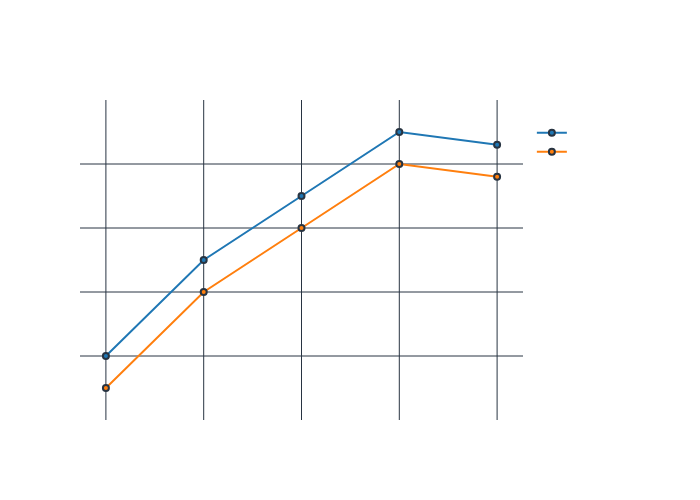

The cell this chart's notebook holds for it:
### Code cell
# Simulated data for training and validation performance over epochs
epochs = ['Epoch 1', 'Epoch 2', 'Epoch 3', 'Epoch 4', 'Epoch 5']

training_performance = [60, 75, 85, 95, 93]  
validation_performance = [55, 70, 80, 90, 88]  

results = pd.DataFrame({
    'Epoch': epochs,
    'Training Performance': training_performance,
    'Validation Performance': validation_performance
})

results_melted = results.melt(id_vars='Epoch', value_vars=['Training Performance', 'Validation Performance'],
                              var_name='Dataset', value_name='Score')

fig = px.line(
    results_melted,
    x='Epoch',  
    y='Score',  
    color='Dataset',  
    markers=True,
    title='Training vs Validation Performance Over Epochs',
    color_discrete_sequence=['#1f77b4', '#ff7f0e']  
)


fig.update_layout(
    title_font_size=20,
    xaxis_title='Epoch',
    yaxis_title='Percentage (%)',
    yaxis_range=[50, 100],  
    template='plotly_dark', 
    font=dict(
        family="Arial, sans-serif",
        size=12,
        color="white"
    ),
    plot_bgcolor='rgba(0,0,0,0)',  
    paper_bgcolor='rgba(0,0,0,0)',
    showlegend=True,
    legend_title_text='Dataset',
    width=700,
    height=500
)

fig.update_traces(texttemplate='%{y:.2f}%', textposition='top center', marker_line_width=2)

fig.show()

### Figure 1 — Plotly figure (JSON) as saved in the notebook; plotly's stock layout.template omitted (floating-point values rounded to 4 significant figures)
{"data": [{"hovertemplate": "Dataset=Training Performance<br>Epoch=%{x}<br>Score=%{y}<extra></extra>", "legendgroup": "Training Performance", "line": {"color": "#1f77b4", "dash": "solid"}, "marker": {"line": {"width": 2}, "symbol": "circle"}, "mode": "markers+lines", "name": "Training Performance", "orientation": "v", "showlegend": true, "textposition": "top center", "texttemplate": "%{y:.2f}%", "type": "scatter", "x": ["Epoch 1", "Epoch 2", "Epoch 3", "Epoch 4", "Epoch 5"], "xaxis": "x", "y": [60, 75, 85, 95, 93], "yaxis": "y"}, {"hovertemplate": "Dataset=Validation Performance<br>Epoch=%{x}<br>Score=%{y}<extra></extra>", "legendgroup": "Validation Performance", "line": {"color": "#ff7f0e", "dash": "solid"}, "marker": {"line": {"width": 2}, "symbol": "circle"}, "mode": "markers+lines", "name": "Validation Performance", "orientation": "v", "showlegend": true, "textposition": "top center", "texttemplate": "%{y:.2f}%", "type": "scatter", "x": ["Epoch 1", "Epoch 2", "Epoch 3", "Epoch 4", "Epoch 5"], "xaxis": "x", "y": [55, 70, 80, 90, 88], "yaxis": "y"}], "layout": {"font": {"color": "white", "family": "Arial, sans-serif", "size": 12}, "height": 500, "legend": {"title": {"text": "Dataset"}, "tracegroupgap": 0}, "paper_bgcolor": "rgba(0,0,0,0)", "plot_bgcolor": "rgba(0,0,0,0)", "showlegend": true, "title": {"font": {"size": 20}, "text": "Training vs Validation Performance Over Epochs"}, "width": 700, "xaxis": {"anchor": "y", "domain": [0, 1], "title": {"text": "Epoch"}}, "yaxis": {"anchor": "x", "domain": [0, 1], "range": [50, 100], "title": {"text": "Percentage (%)"}}}}
